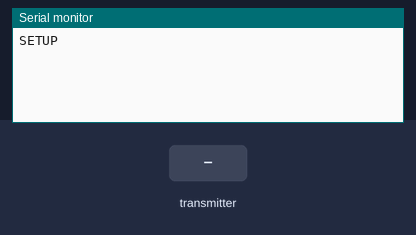
Simulated run of this sketch. Board: Arduino Uno, built with avr-gcc and run on an emulated ATmega328P. On the bench: the last lines printed to the serial monitor. Inputs (shaded band) come from the test bench. No radio packets arrive unless stated.

Above: at 1.2 s.
1.3 s: the transmitter starts sending data_out = 0
At 1.42 s:
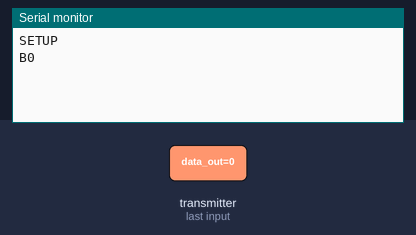
3.2 s: the transmitter starts sending data_out = 256
At 3.3 s:
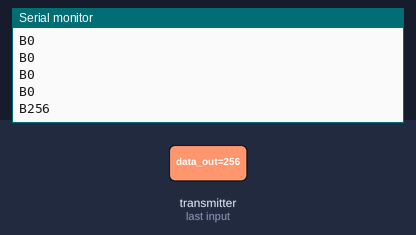

Measured:
- after the input at 1.3 s, the serial monitor: prints a new line at once (image 1)
- after the input at 3.2 s, the serial monitor: prints a new line after 0.10 s (image 2)

The sketch:

Recept_ADC_Data.ino
```cpp
#include <SPI.h>
#include <RF24.h>

#define pinCE   7             // On associe la broche "CE" du NRF24L01 à la sortie digitale D7 de l'arduino
#define pinCSN  8             // On associe la broche "CSN" du NRF24L01 à la sortie digitale D8 de l'arduino
#define tunnel  "PIPE1"       // On définit le "nom de tunnel" (5 caractères) à travers lequel on va recevoir les données de l'émetteur

RF24 radio(pinCE, pinCSN);    // Instanciation du NRF24L01

const byte adresse[6] = tunnel;       // Mise au format "byte array" du nom du tunnel

uint16_t data_out;

void setup() {
  // Initialisation du port série (pour afficher les infos reçues, sur le "Moniteur Série" de l'IDE Arduino)
  Serial.begin(115200);
  //Serial.println("Récepteur NRF24L01");
  //Serial.println("");
  Serial.println("SETUP");

  // Partie NRF24
  radio.begin();                      // Initialisation du module NRF24
  radio.openReadingPipe(0, adresse);  // Ouverture du tunnel en LECTURE, avec le "nom" qu'on lui a donné
  radio.setPALevel(RF24_PA_MIN);      // Sélection d'un niveau "MINIMAL" (-6 dBm) pour communiquer (pas besoin d'une forte puissance, pour nos essais)
  radio.startListening();             // Démarrage de l'écoute du NRF24 (signifiant qu'on va recevoir, et non émettre quoi que ce soit, ici)
}

void loop() {
  // On vérifie à chaque boucle si un message est arrivé
  if (radio.available()) {

    radio.read(&data_out, sizeof(data_out));                        //Charge le tableau reçu dans AltitudeGPS
    delay(10);

    Serial.print('B'); //=========================== ADC_OUT GAZ
    Serial.print(data_out);


    Serial.println("");
    delay(100);

  }
}
```
